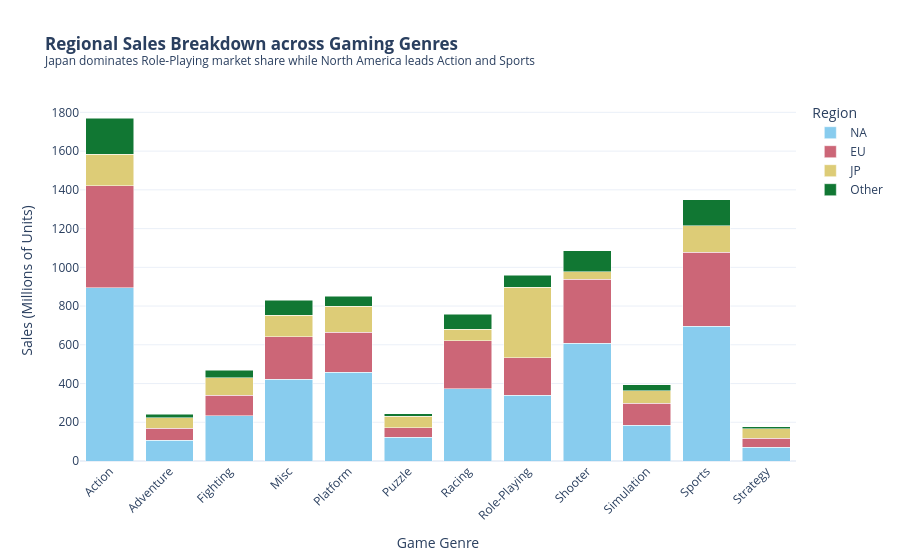

Notebook source saved alongside this figure:
### Code cell
# Aggregate regional sales by genre
genre_sales = df_clean.groupby('Genre')[['NA_Sales', 'EU_Sales', 'JP_Sales', 'Other_Sales']].sum().reset_index()

# Melt for Plotly
genre_sales_melted = genre_sales.melt(id_vars=['Genre'], var_name='Region', value_name='Sales')
genre_sales_melted['Region'] = genre_sales_melted['Region'].str.replace('_Sales', '')

fig1 = px.bar(
    genre_sales_melted,
    x='Genre',
    y='Sales',
    color='Region',
    title='<b>Regional Sales Breakdown across Gaming Genres</b><br><sup>Japan dominates Role-Playing market share while North America leads Action and Sports</sup>',
    labels={'Sales': 'Sales (Millions of Units)', 'Genre': 'Game Genre'},
    color_discrete_sequence=px.colors.qualitative.Safe,
    barmode='stack'
)
fig1.update_layout(xaxis_tickangle=-45, legend_title_text='Region')
fig1.show()

### Figure 1 — Plotly figure (JSON) as saved in the notebook; plotly's stock layout.template omitted (floating-point values rounded to 4 significant figures)
{"data": [{"hovertemplate": "Region=NA<br>Game Genre=%{x}<br>Sales (Millions of Units)=%{y}<extra></extra>", "legendgroup": "NA", "marker": {"color": "rgb(136, 204, 238)", "pattern": {"shape": ""}}, "name": "NA", "orientation": "v", "showlegend": true, "textposition": "auto", "type": "bar", "x": ["Action", "Adventure", "Fighting", "Misc", "Platform", "Puzzle", "Racing", "Role-Playing", "Shooter", "Simulation", "Sports", "Strategy"], "xaxis": "x", "y": [893.9, 106.1, 233.9, 421.9, 457.0, 122.9, 373.1, 338.8, 608.1, 184.9, 697.0, 70.29], "yaxis": "y"}, {"hovertemplate": "Region=EU<br>Game Genre=%{x}<br>Sales (Millions of Units)=%{y}<extra></extra>", "legendgroup": "EU", "marker": {"color": "rgb(204, 102, 119)", "pattern": {"shape": ""}}, "name": "EU", "orientation": "v", "showlegend": true, "textposition": "auto", "type": "bar", "x": ["Action", "Adventure", "Fighting", "Misc", "Platform", "Puzzle", "Racing", "Role-Playing", "Shooter", "Simulation", "Sports", "Strategy"], "xaxis": "x", "y": [526.2, 64.12, 104.9, 220.7, 207.1, 50.01, 246.8, 194.7, 329.2, 114.4, 381.3, 45.99], "yaxis": "y"}, {"hovertemplate": "Region=JP<br>Game Genre=%{x}<br>Sales (Millions of Units)=%{y}<extra></extra>", "legendgroup": "JP", "marker": {"color": "rgb(221, 204, 119)", "pattern": {"shape": ""}}, "name": "JP", "orientation": "v", "showlegend": true, "textposition": "auto", "type": "bar", "x": ["Action", "Adventure", "Fighting", "Misc", "Platform", "Puzzle", "Racing", "Role-Playing", "Shooter", "Simulation", "Sports", "Strategy"], "xaxis": "x", "y": [163.5, 53.22, 91.83, 109.4, 133.8, 57.93, 59.19, 363.6, 40.64, 63.8, 135.8, 50.56], "yaxis": "y"}, {"hovertemplate": "Region=Other<br>Game Genre=%{x}<br>Sales (Millions of Units)=%{y}<extra></extra>", "legendgroup": "Other", "marker": {"color": "rgb(17, 119, 51)", "pattern": {"shape": ""}}, "name": "Other", "orientation": "v", "showlegend": true, "textposition": "auto", "type": "bar", "x": ["Action", "Adventure", "Fighting", "Misc", "Platform", "Puzzle", "Racing", "Role-Playing", "Shooter", "Simulation", "Sports", "Strategy"], "xaxis": "x", "y": [187.0, 16.72, 37.42, 77.53, 52.46, 12.38, 78.63, 61.81, 108.3, 30.94, 135.8, 11.09], "yaxis": "y"}], "layout": {"barmode": "stack", "legend": {"title": {"text": "Region"}, "tracegroupgap": 0}, "title": {"text": "<b>Regional Sales Breakdown across Gaming Genres</b><br><sup>Japan dominates Role-Playing market share while North America leads Action and Sports</sup>"}, "xaxis": {"anchor": "y", "domain": [0, 1], "tickangle": -45, "title": {"text": "Game Genre"}}, "yaxis": {"anchor": "x", "domain": [0, 1], "title": {"text": "Sales (Millions of Units)"}}}}
